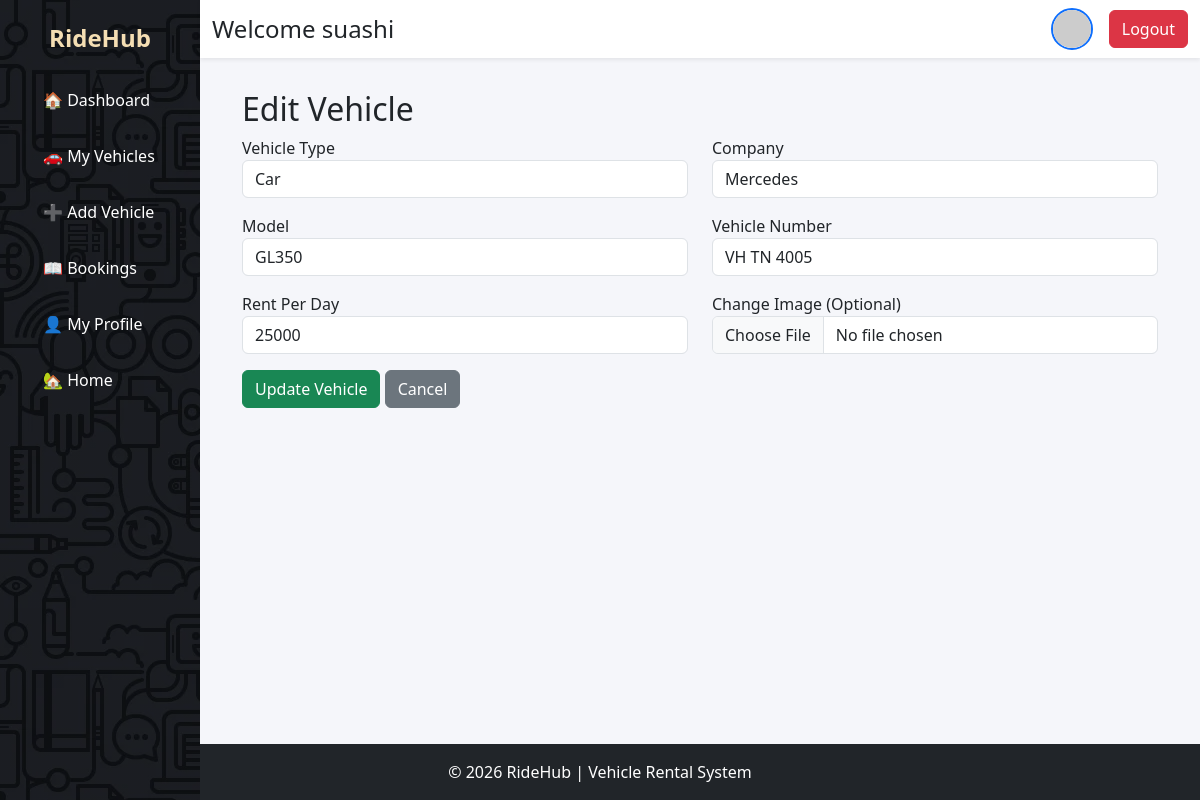
The app's page /edit-vehicle/56/ (signed in) with its own data.
### vehicle/models.py (models this page shows, shortened)
class Vehicle(models.Model):
    VEHICLE_TYPES=(
        ('Car','Car'),
        ('Bike','Bike'),
        ('Auto','Auto'),
    )
    owner=models.ForeignKey(User,on_delete=models.CASCADE)
    vehicle_type=models.CharField(max_length=20,choices=VEHICLE_TYPES)
    company=models.CharField(max_length=100)
    model=models.CharField(max_length=100)
    number=models.CharField(max_length=20)
    rent=models.IntegerField()
    image=models.ImageField(upload_to='vehicles/')
    available=models.BooleanField(default=True)

### vehicle/views.py (the view, shortened to what this page needs)
# urls.py: path('edit-vehicle/<int:vid>/',views.edit_vehicle,name='edit_vehicle'),
@login_required
def edit_vehicle(request,vid):
    vehicle=Vehicle.objects.get(
        id=vid,
        owner=request.user
    )
    return render(request,"edit_vehicle.html",{
        "vehicle":vehicle
    })

### vehicle/templates/edit_vehicle.html (shortened to what this page needs)
{% extends 'owner_base.html' %}
{% block content %}
<h2>Edit Vehicle</h2>
<form method="POST" enctype="multipart/form-data">
<div class="row">
<div class="col-md-6 mb-3">
<label>Vehicle Type</label>
<select name="vehicle_type" class="form-control">
<option value="Car" {% if vehicle.vehicle_type == "Car" %}selected{% endif %}>Car</option>
</select>
</div>
<div class="col-md-6 mb-3">
<label>Company</label>
<input type="text" name="company" class="form-control" value="{{ vehicle.company }}">
</div>
<div class="col-md-6 mb-3">
<label>Model</label>
<input type="text" name="model" class="form-control" value="{{ vehicle.model }}">
</div>
<div class="col-md-6 mb-3">
<label>Vehicle Number</label>
<input type="text" name="number" class="form-control" value="{{ vehicle.number }}">
</div>
<div class="col-md-6 mb-3">
<label>Rent Per Day</label>
<input type="number" name="rent" class="form-control" value="{{ vehicle.rent }}">
</div>
<div class="col-md-6 mb-3">
<label>Change Image (Optional)</label>
<input type="file" name="image" class="form-control">
</div>
</div>
<button class="btn btn-success">
Update Vehicle
</button>
<a href="{% url 'vehicle_details' vehicle.id %}" class="btn btn-secondary">
Cancel
</a>
</form>
{% endblock %}

### vehicle/templates/owner_base.html (shortened to what this page needs)
{% load static %}
<!DOCTYPE html>
<html>
<head>
<link href="https://cdn.jsdelivr.net/npm/bootstrap@5.3.3/dist/css/bootstrap.min.css" rel="stylesheet">
</head>
<body>
<div class="container-fluid flex-grow-1">
<div class="row">
<div class="col-md-2 sidebar">
<div class="brand" style="color:wheat">
RideHub
</div>
<nav class="nav flex-column px-3">
<a class="nav-link" href="{% url 'owner_dashboard' %}">
🏠 Dashboard
</a>
<a class="nav-link" href="{% url 'my_vehicles' %}">
🚗 My Vehicles
</a>
<a class="nav-link" href="{% url 'add_vehicle' %}">
➕ Add Vehicle
</a>
<a class="nav-link" href="{% url 'owner_bookings' %}">
📖 Bookings
</a>
<a class="nav-link" href="{% url 'owner_profile' %}">
👤 My Profile
</a>
<a class="nav-link" href="/">
🏡 Home
</a>
</nav>
</div>
<div class="col-md-10 offset-md-2">
<nav class="navbar navbar-light bg-white shadow-sm fixed-top"
     style="left:16.666667%;width:83.333333%;">
    <div class="container-fluid">
        <h4 class="m-0">
            Welcome {{ request.user.username }}
        </h4>
        <div class="d-flex align-items-center gap-3">
           <a href="{% url 'owner_profile' %}" title="My Profile">
            {% if owner.profile_picture %}
               <img src="{{ owner.profile_picture.url }}"
               class="rounded-circle border border-2 border-primary"
               style="width:42px;height:42px;object-fit:cover;cursor:pointer;">
            {% else %}
               <img src="https://ui-avatars.com/api/?name={{ request.user.username }}&background=0d6efd&color=fff&size=128"
                class="rounded-circle border border-2 border-primary"
                style="width:42px;height:42px;object-fit:cover;cursor:pointer;">
            {% endif %}
            </a>
            <a href="{% url 'login_choice' %}" class="btn btn-danger">
                Logout
            </a>
        </div>
    </div>
</nav>
<div class="content">
{% block content %}
{% endblock %}
</div>
</div>
</div>
</div>
<footer class="bg-dark text-white text-center py-3">
© 2026 RideHub | Vehicle Rental System
</footer>
</body>
</html>

### records on screen
Vehicle: vehicle_type "Car", company "Mercedes", model "GL350", number "VH TN 4005", rent "25000"

### other values on screen
{{ request.user.username }} "suashi"
